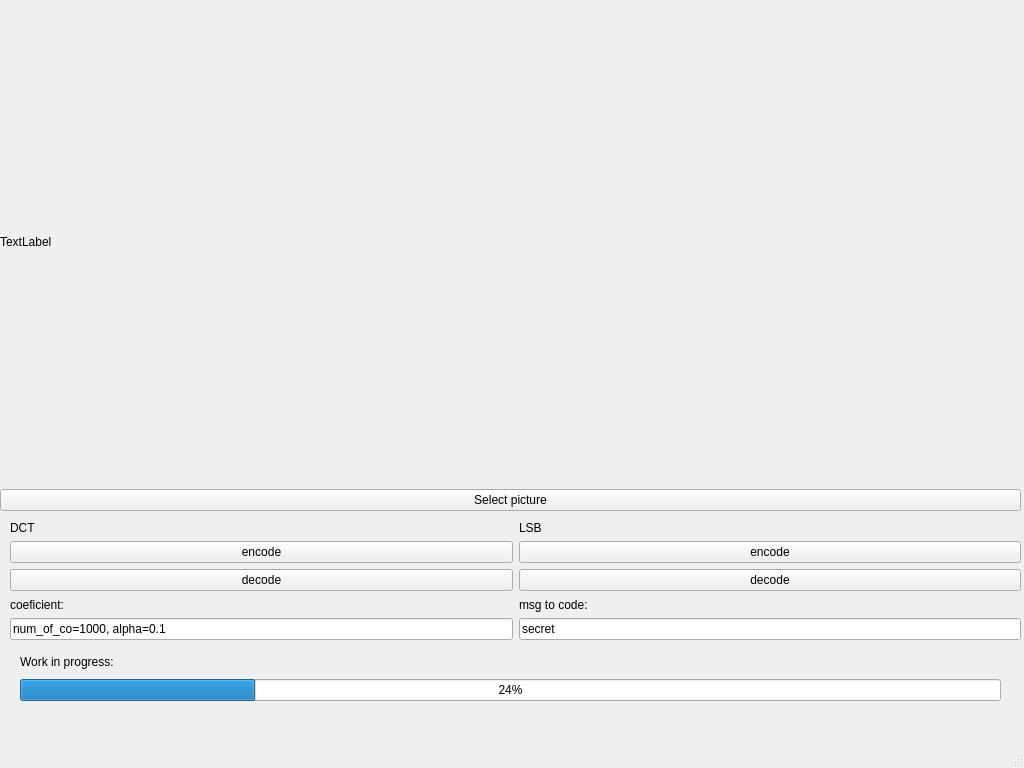
<?xml version="1.0" encoding="UTF-8"?>
<ui version="4.0">
 <class>MainWindow</class>
 <widget class="QMainWindow" name="MainWindow">
  <property name="geometry">
   <rect>
    <x>0</x>
    <y>0</y>
    <width>1024</width>
    <height>768</height>
   </rect>
  </property>
  <property name="windowTitle">
   <string>Watermarking tool</string>
  </property>
  <widget class="QWidget" name="centralwidget">
   <widget class="QWidget" name="verticalLayoutWidget_2">
    <property name="geometry">
     <rect>
      <x>0</x>
      <y>0</y>
      <width>1021</width>
      <height>511</height>
     </rect>
    </property>
    <layout class="QVBoxLayout" name="pictureLayout">
     <item>
      <widget class="QLabel" name="label">
       <property name="text">
        <string>TextLabel</string>
       </property>
      </widget>
     </item>
     <item>
      <widget class="QPushButton" name="picture_button">
       <property name="text">
        <string>Select picture</string>
       </property>
      </widget>
     </item>
    </layout>
   </widget>
   <widget class="QWidget" name="horizontalLayoutWidget">
    <property name="geometry">
     <rect>
      <x>10</x>
      <y>520</y>
      <width>1011</width>
      <height>120</height>
     </rect>
    </property>
    <layout class="QHBoxLayout" name="horizontalLayout_2">
     <item>
      <layout class="QVBoxLayout" name="verticalLayout_3">
       <item>
        <widget class="QLabel" name="label_2">
         <property name="text">
          <string>DCT</string>
         </property>
        </widget>
       </item>
       <item>
        <widget class="QPushButton" name="DCT_encode">
         <property name="text">
          <string>encode</string>
         </property>
        </widget>
       </item>
       <item>
        <widget class="QPushButton" name="DCT_decode">
         <property name="text">
          <string>decode</string>
         </property>
        </widget>
       </item>
       <item>
        <widget class="QLabel" name="label_4">
         <property name="text">
          <string>coeficient:</string>
         </property>
        </widget>
       </item>
       <item>
        <widget class="QLineEdit" name="DCT_masg">
         <property name="text">
          <string>num_of_co=1000, alpha=0.1</string>
         </property>
        </widget>
       </item>
      </layout>
     </item>
     <item>
      <layout class="QVBoxLayout" name="verticalLayout">
       <item>
        <widget class="QLabel" name="label_3">
         <property name="text">
          <string>LSB</string>
         </property>
        </widget>
       </item>
       <item>
        <widget class="QPushButton" name="LSB_encode">
         <property name="text">
          <string>encode</string>
         </property>
        </widget>
       </item>
       <item>
        <widget class="QPushButton" name="LSB_decode">
         <property name="text">
          <string>decode</string>
         </property>
        </widget>
       </item>
       <item>
        <widget class="QLabel" name="label_5">
         <property name="text">
          <string>msg to code:</string>
         </property>
        </widget>
       </item>
       <item>
        <widget class="QLineEdit" name="LSB_msg">
         <property name="text">
          <string>secret</string>
         </property>
        </widget>
       </item>
      </layout>
     </item>
    </layout>
   </widget>
   <widget class="QWidget" name="verticalLayoutWidget_3">
    <property name="geometry">
     <rect>
      <x>20</x>
      <y>650</y>
      <width>981</width>
      <height>51</height>
     </rect>
    </property>
    <layout class="QVBoxLayout" name="verticalLayout_2">
     <item>
      <widget class="QLabel" name="label_6">
       <property name="text">
        <string>Work in progress:</string>
       </property>
      </widget>
     </item>
     <item>
      <widget class="QProgressBar" name="progressBar">
       <property name="value">
        <number>24</number>
       </property>
      </widget>
     </item>
    </layout>
   </widget>
  </widget>
  <widget class="QMenuBar" name="menubar">
   <property name="geometry">
    <rect>
     <x>0</x>
     <y>0</y>
     <width>1024</width>
     <height>21</height>
    </rect>
   </property>
  </widget>
  <widget class="QStatusBar" name="statusbar"/>
 </widget>
 <resources/>
 <connections/>
</ui>
